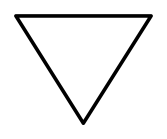
#> input picture assets/questions/q-book-p021-2.png, 167 x 139 px
$ python -i crop_book_figures.py   (imports and definitions only)
#> lines starting #> are read from the running program, lines starting #| are printed output that depends on the picture; after the words box and inside, x2 and y2 are one past the last pixel; in counts of white or black regions, pixels touching at a corner belong together
#> further down, picture is the input picture: PIL image 167x139 P; min 0, max 255, mean 239.7
#!/usr/bin/env python3
"""Crop textbook figures that replace low-quality question pictures (owner's request, 2026-09-25).

Where the textbook prints the same drawing or sign that a question shows as a small or blurry copy
cut from a sample exam, the book's version is used instead. Each crop box was chosen and checked
visually (no OCR) in pixels of the book page rendered 3000 px tall by scripts/render_pdf_pages.swift.

Input:  data/book-figure-crops.json   figures: file, bookPage, box, and the questions using the figure
                                       (with the picture each question showed before).
Output: assets/questions/<file>        the crops (white margins trimmed, at most 900 px, 128 colours)
        data/book-figures.js           per question: new file, previous picture, book page; folded into
                                       the documented corrections by data/question-corrections.js

usage: crop_book_figures.py   (renders the needed pages from pdf's/main book.pdf into tmp/book-renders/)
"""
import json
import subprocess
from pathlib import Path

from PIL import Image, ImageOps

ROOT = Path(__file__).resolve().parents[2]
BOOK = ROOT / "pdf's" / "main book.pdf"
RENDERS = ROOT / "tmp" / "book-renders"
ASSETS = ROOT / "assets" / "questions"
RENDER_HEIGHT = 3000
MAX_SIDE = 900
MARGIN = 14
WHITE = 232  # grey level above which a pixel counts as page background when trimming


def render(book_page):
    pdf_page = book_page + 2  # printed page = PDF page - 2
    path = RENDERS / f"page-{pdf_page:03d}.png"
    if not path.exists():
        RENDERS.mkdir(parents=True, exist_ok=True)
        subprocess.run(["swift", str(ROOT / "scripts" / "render_pdf_pages.swift"), str(BOOK), str(pdf_page), str(pdf_page),
                        str(RENDERS), str(RENDER_HEIGHT)], check=True)
    return Image.open(path).convert("RGB")


def trim(image):
    """Tighten the crop to its ink, keeping a small white margin; never grows past the chosen box."""
    ink = ImageOps.invert(image.convert("L")).point(lambda value: 255 if value > 255 - WHITE else 0)
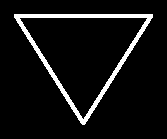
#> ink: PIL image 167x139 L; 7.1% white; 1 white region, box (x1, y1, x2, y2) and area: (14, 14, 153, 125) 1646
    box = ink.getbbox()
#> box = (14, 14, 153, 125)
    if not box:
        return image
    x0, y0, x1, y1 = box
#> x0 = 14; y0 = 14; x1 = 153; y1 = 125
    return image.crop((max(0, x0 - MARGIN), max(0, y0 - MARGIN), min(image.width, x1 + MARGIN), min(image.height, y1 + MARGIN)))


def main():
    spec = json.loads((ROOT / "data" / "book-figure-crops.json").read_text(encoding="utf-8"))
    assert spec["renderHeight"] == RENDER_HEIGHT
    wanted = {figure["file"] for figure in spec["figures"]}
    for stale in ASSETS.glob("q-book-*.png"):
        if stale.name not in wanted:
            stale.unlink()
    pages = {}
    by_question = {}
    for figure in spec["figures"]:
        page = pages.setdefault(figure["bookPage"], render(figure["bookPage"]))
        crop = trim(page.crop(tuple(figure["box"])))
        if max(crop.size) > MAX_SIDE:
            crop.thumbnail((MAX_SIDE, MAX_SIDE), Image.LANCZOS)
        crop.quantize(colors=128, method=Image.Quantize.MEDIANCUT).save(ASSETS / figure["file"], optimize=True)
        for question in figure["questions"]:
            by_question[question["id"]] = {"file": figure["file"], "bookPage": figure["bookPage"], "previousImage": question["previousImage"]}
    lines = [
        "// Generated by scripts/assets/crop_book_figures.py from data/book-figure-crops.json; do not edit by hand.",
        "// Questions whose small or blurry exam picture is replaced by the same figure cropped from the textbook.",
        "export const bookFigureImages = {",
    ]
    lines += [f"  {json.dumps(qid)}: {json.dumps(entry, ensure_ascii=False)}," for qid, entry in sorted(by_question.items())]
    lines.append("};")
    (ROOT / "data" / "book-figures.js").write_text("\n".join(lines) + "\n", encoding="utf-8")
    print(f"{len(spec['figures'])} figures, {len(by_question)} questions")


# [2 lines not run here, left out]

>>> from PIL import Image
>>> picture = Image.open('../../assets/questions/q-book-p021-2.png')
>>> result = trim(picture)
